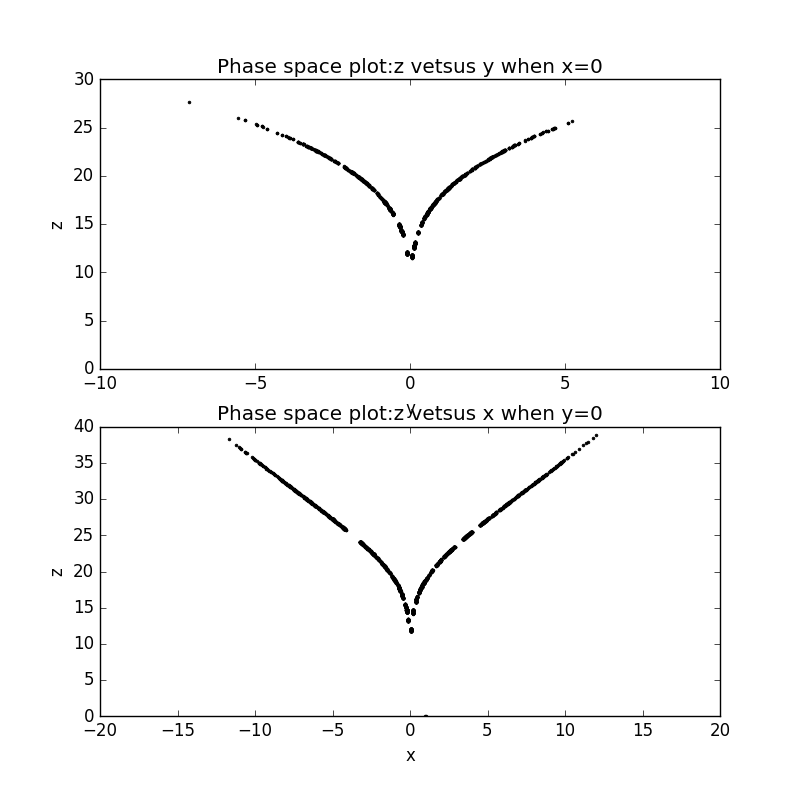

Write the Python code that produced this figure.
import matplotlib.pyplot as plt

a=10
b=8./3.

class Position():
    def __init__(self,_r,_x0=1,_y0=0,_z0=0,_t0=0,_time=500,_dt=0.0001):
        self.x=[_x0]
        self.y=[_y0]
        self.z=[_z0]
        self.t=[_t0]
        self.r=_r
        self.time=_time
        self.dt=_dt
        self.n=int(self.time/self.dt)
    def calculate(self):
        for i in range(self.n):
            self.x.append(self.x[-1]+a*(self.y[-1]-self.x[-1])*self.dt)
            self.y.append(self.y[-1]+(-self.x[-2]*self.z[-1]+self.r*self.x[-2]-self.y[-1])*self.dt)
            self.z.append(self.z[-1]+(self.x[-2]*self.y[-2]-b*self.z[-1])*self.dt)
            self.t.append(self.t[-1]+self.dt)
    def plot_zy(self):
        y_section=[]
        z_section=[]
        for i in range(len(self.t)):
            if abs(self.x[i]-0.)<4E-3:
                y_section.append(self.y[i])
                z_section.append(self.z[i])
        plt.plot(y_section,z_section,'ok',markersize=2)
    def plot_zx(self):
        x_section=[]
        z_section=[]
        for i in range(len(self.t)):
            if abs(self.y[i]-0.)<4E-3:
                x_section.append(self.x[i])
                z_section.append(self.z[i])
        plt.plot(x_section,z_section,'ok',markersize=2)

plt.figure(figsize=(8,8))
a1=plt.subplot(211)
A=Position(25)
A.calculate()
A.plot_zy()
plt.title('Phase space plot:z vetsus y when x=0')
plt.xlabel('y')
plt.ylabel('z')
plt.ylim(0,30)
plt.xlim(-10,10)
plt.legend()

a2=plt.subplot(212)
B=Position(25)
B.calculate()
B.plot_zx()
plt.title('Phase space plot:z vetsus x when y=0')
plt.xlabel('x')
plt.ylabel('z')
plt.ylim(0,40)
plt.xlim(-20,20)
plt.legend()

plt.savefig('lorenz3.png')
plt.show()
